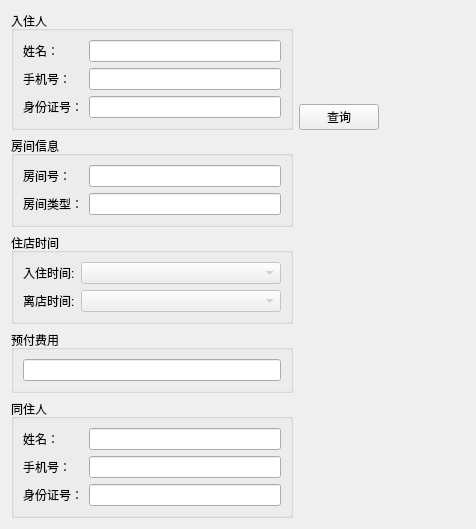
<?xml version="1.0" encoding="UTF-8"?>
<ui version="4.0">
 <class>SearchPersonPage</class>
 <widget class="QWidget" name="SearchPersonPage">
  <property name="geometry">
   <rect>
    <x>0</x>
    <y>0</y>
    <width>476</width>
    <height>518</height>
   </rect>
  </property>
  <property name="windowTitle">
   <string>Form</string>
  </property>
  <layout class="QHBoxLayout" name="horizontalLayout_3">
   <item>
    <layout class="QVBoxLayout" name="verticalLayout_4">
     <item>
      <layout class="QHBoxLayout" name="horizontalLayout">
       <item>
        <widget class="QGroupBox" name="PERSON_1">
         <property name="title">
          <string>入住人</string>
         </property>
         <layout class="QFormLayout" name="formLayout">
          <item row="0" column="0">
           <widget class="QLabel" name="label">
            <property name="text">
             <string>姓名：</string>
            </property>
           </widget>
          </item>
          <item row="0" column="1">
           <widget class="QLineEdit" name="LE_NAME_1">
            <property name="minimumSize">
             <size>
              <width>192</width>
              <height>0</height>
             </size>
            </property>
           </widget>
          </item>
          <item row="1" column="0">
           <widget class="QLabel" name="label_2">
            <property name="text">
             <string>手机号：</string>
            </property>
           </widget>
          </item>
          <item row="1" column="1">
           <widget class="MobilePhoneLineEdit" name="LE_PHONE_1">
            <property name="minimumSize">
             <size>
              <width>192</width>
              <height>0</height>
             </size>
            </property>
           </widget>
          </item>
          <item row="2" column="0">
           <widget class="QLabel" name="label_3">
            <property name="text">
             <string>身份证号：</string>
            </property>
           </widget>
          </item>
          <item row="2" column="1">
           <widget class="IDNumberLineEdit" name="LE_ID_1">
            <property name="minimumSize">
             <size>
              <width>192</width>
              <height>0</height>
             </size>
            </property>
           </widget>
          </item>
         </layout>
        </widget>
       </item>
       <item>
        <layout class="QVBoxLayout" name="verticalLayout">
         <item>
          <spacer name="verticalSpacer">
           <property name="orientation">
            <enum>Qt::Vertical</enum>
           </property>
           <property name="sizeHint" stdset="0">
            <size>
             <width>20</width>
             <height>40</height>
            </size>
           </property>
          </spacer>
         </item>
         <item>
          <widget class="QPushButton" name="LE_SEARCH">
           <property name="text">
            <string>查询</string>
           </property>
          </widget>
         </item>
        </layout>
       </item>
       <item>
        <spacer name="horizontalSpacer">
         <property name="orientation">
          <enum>Qt::Horizontal</enum>
         </property>
         <property name="sizeHint" stdset="0">
          <size>
           <width>40</width>
           <height>20</height>
          </size>
         </property>
        </spacer>
       </item>
      </layout>
     </item>
     <item>
      <layout class="QHBoxLayout" name="horizontalLayout_2">
       <item>
        <layout class="QVBoxLayout" name="verticalLayout_3">
         <item>
          <widget class="QGroupBox" name="ROOM_INFO">
           <property name="title">
            <string>房间信息</string>
           </property>
           <layout class="QFormLayout" name="formLayout_4">
            <item row="0" column="0">
             <widget class="QLabel" name="label_10">
              <property name="text">
               <string>房间号：</string>
              </property>
             </widget>
            </item>
            <item row="0" column="1">
             <widget class="QLineEdit" name="LE_ROOM">
              <property name="minimumSize">
               <size>
                <width>192</width>
                <height>0</height>
               </size>
              </property>
              <property name="readOnly">
               <bool>true</bool>
              </property>
             </widget>
            </item>
            <item row="1" column="0">
             <widget class="QLabel" name="label_9">
              <property name="text">
               <string>房间类型：</string>
              </property>
             </widget>
            </item>
            <item row="1" column="1">
             <widget class="QLineEdit" name="LE_ROOM_TYPE">
              <property name="minimumSize">
               <size>
                <width>192</width>
                <height>0</height>
               </size>
              </property>
              <property name="readOnly">
               <bool>true</bool>
              </property>
             </widget>
            </item>
           </layout>
          </widget>
         </item>
         <item>
          <widget class="QGroupBox" name="TIME">
           <property name="title">
            <string>住店时间</string>
           </property>
           <layout class="QFormLayout" name="formLayout_3">
            <item row="0" column="0">
             <widget class="QLabel" name="label_7">
              <property name="text">
               <string>入住时间:</string>
              </property>
             </widget>
            </item>
            <item row="0" column="1">
             <widget class="DateTimeEdit" name="CB_CHECKIN_DATE">
              <property name="enabled">
               <bool>false</bool>
              </property>
             </widget>
            </item>
            <item row="1" column="0">
             <widget class="QLabel" name="label_8">
              <property name="text">
               <string>离店时间:</string>
              </property>
             </widget>
            </item>
            <item row="1" column="1">
             <widget class="DateTimeEdit" name="CB_CHECKOUT_DATE">
              <property name="enabled">
               <bool>false</bool>
              </property>
             </widget>
            </item>
           </layout>
          </widget>
         </item>
         <item>
          <widget class="QGroupBox" name="verticalGroupBox">
           <property name="title">
            <string>预付费用</string>
           </property>
           <layout class="QVBoxLayout" name="verticalLayout_2">
            <item>
             <widget class="QLineEdit" name="LE_FEE">
              <property name="readOnly">
               <bool>true</bool>
              </property>
             </widget>
            </item>
           </layout>
          </widget>
         </item>
         <item>
          <widget class="QGroupBox" name="PERSON_2">
           <property name="title">
            <string>同住人</string>
           </property>
           <layout class="QFormLayout" name="formLayout_2">
            <item row="0" column="0">
             <widget class="QLabel" name="label_4">
              <property name="text">
               <string>姓名：</string>
              </property>
             </widget>
            </item>
            <item row="0" column="1">
             <widget class="QLineEdit" name="LE_NAME_2">
              <property name="readOnly">
               <bool>true</bool>
              </property>
             </widget>
            </item>
            <item row="1" column="0">
             <widget class="QLabel" name="label_5">
              <property name="text">
               <string>手机号：</string>
              </property>
             </widget>
            </item>
            <item row="1" column="1">
             <widget class="QLineEdit" name="LE_PHONE_2">
              <property name="readOnly">
               <bool>true</bool>
              </property>
             </widget>
            </item>
            <item row="2" column="0">
             <widget class="QLabel" name="label_6">
              <property name="text">
               <string>身份证号：</string>
              </property>
             </widget>
            </item>
            <item row="2" column="1">
             <widget class="QLineEdit" name="LE_ID_2">
              <property name="readOnly">
               <bool>true</bool>
              </property>
             </widget>
            </item>
           </layout>
          </widget>
         </item>
         <item>
          <spacer name="verticalSpacer_2">
           <property name="orientation">
            <enum>Qt::Vertical</enum>
           </property>
           <property name="sizeHint" stdset="0">
            <size>
             <width>20</width>
             <height>40</height>
            </size>
           </property>
          </spacer>
         </item>
        </layout>
       </item>
       <item>
        <spacer name="horizontalSpacer_2">
         <property name="orientation">
          <enum>Qt::Horizontal</enum>
         </property>
         <property name="sizeHint" stdset="0">
          <size>
           <width>40</width>
           <height>20</height>
          </size>
         </property>
        </spacer>
       </item>
      </layout>
     </item>
     <item>
      <spacer name="verticalSpacer_3">
       <property name="orientation">
        <enum>Qt::Vertical</enum>
       </property>
       <property name="sizeHint" stdset="0">
        <size>
         <width>20</width>
         <height>40</height>
        </size>
       </property>
      </spacer>
     </item>
    </layout>
   </item>
   <item>
    <spacer name="horizontalSpacer_3">
     <property name="orientation">
      <enum>Qt::Horizontal</enum>
     </property>
     <property name="sizeHint" stdset="0">
      <size>
       <width>40</width>
       <height>20</height>
      </size>
     </property>
    </spacer>
   </item>
  </layout>
 </widget>
 <customwidgets>
  <customwidget>
   <class>DateTimeEdit</class>
   <extends>QComboBox</extends>
   <header>Widgets/DateTimeEdit/date_time_edit.h</header>
  </customwidget>
  <customwidget>
   <class>MobilePhoneLineEdit</class>
   <extends>QLineEdit</extends>
   <header>Widgets/MobilePhoneLineEdit.h</header>
  </customwidget>
  <customwidget>
   <class>IDNumberLineEdit</class>
   <extends>QLineEdit</extends>
   <header>Widgets/IDNumberLineEdit.h</header>
  </customwidget>
 </customwidgets>
 <resources/>
 <connections/>
</ui>
